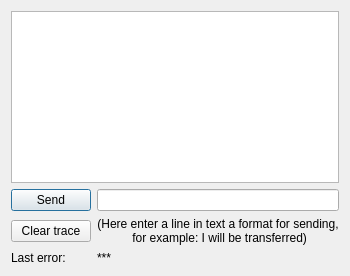
<?xml version="1.0" encoding="UTF-8"?>
<ui version="4.0">
 <class>TraceDialog</class>
 <widget class="QDialog" name="TraceDialog">
  <property name="geometry">
   <rect>
    <x>0</x>
    <y>0</y>
    <width>322</width>
    <height>276</height>
   </rect>
  </property>
  <property name="windowTitle">
   <string>Form</string>
  </property>
  <layout class="QGridLayout" name="gridLayout">
   <item row="0" column="0" colspan="2">
    <widget class="QTextEdit" name="textEdit">
     <property name="readOnly">
      <bool>true</bool>
     </property>
    </widget>
   </item>
   <item row="1" column="0">
    <widget class="QPushButton" name="sendButton">
     <property name="text">
      <string>Send</string>
     </property>
    </widget>
   </item>
   <item row="1" column="1">
    <widget class="QLineEdit" name="lineEdit"/>
   </item>
   <item row="2" column="0">
    <widget class="QPushButton" name="clearButton">
     <property name="text">
      <string>Clear trace</string>
     </property>
    </widget>
   </item>
   <item row="2" column="1">
    <widget class="QLabel" name="label_1">
     <property name="text">
      <string>(Here enter a line in text a format for sending, 
 for example: I will be transferred)</string>
     </property>
     <property name="alignment">
      <set>Qt::AlignCenter</set>
     </property>
    </widget>
   </item>
   <item row="3" column="0">
    <widget class="QLabel" name="label_2">
     <property name="text">
      <string>Last error:</string>
     </property>
    </widget>
   </item>
   <item row="3" column="1">
    <widget class="QLabel" name="lbError">
     <property name="text">
      <string>***</string>
     </property>
    </widget>
   </item>
  </layout>
 </widget>
 <resources/>
 <connections/>
</ui>
